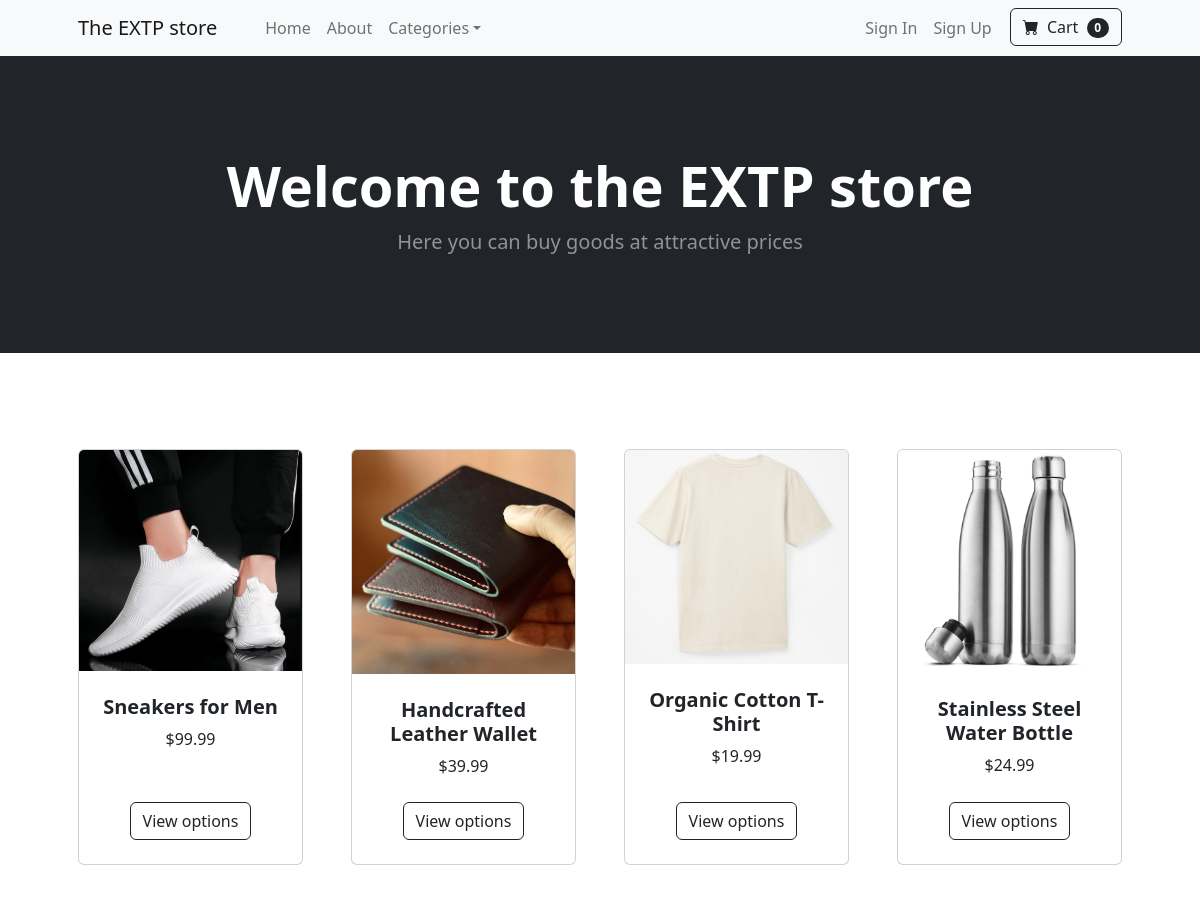
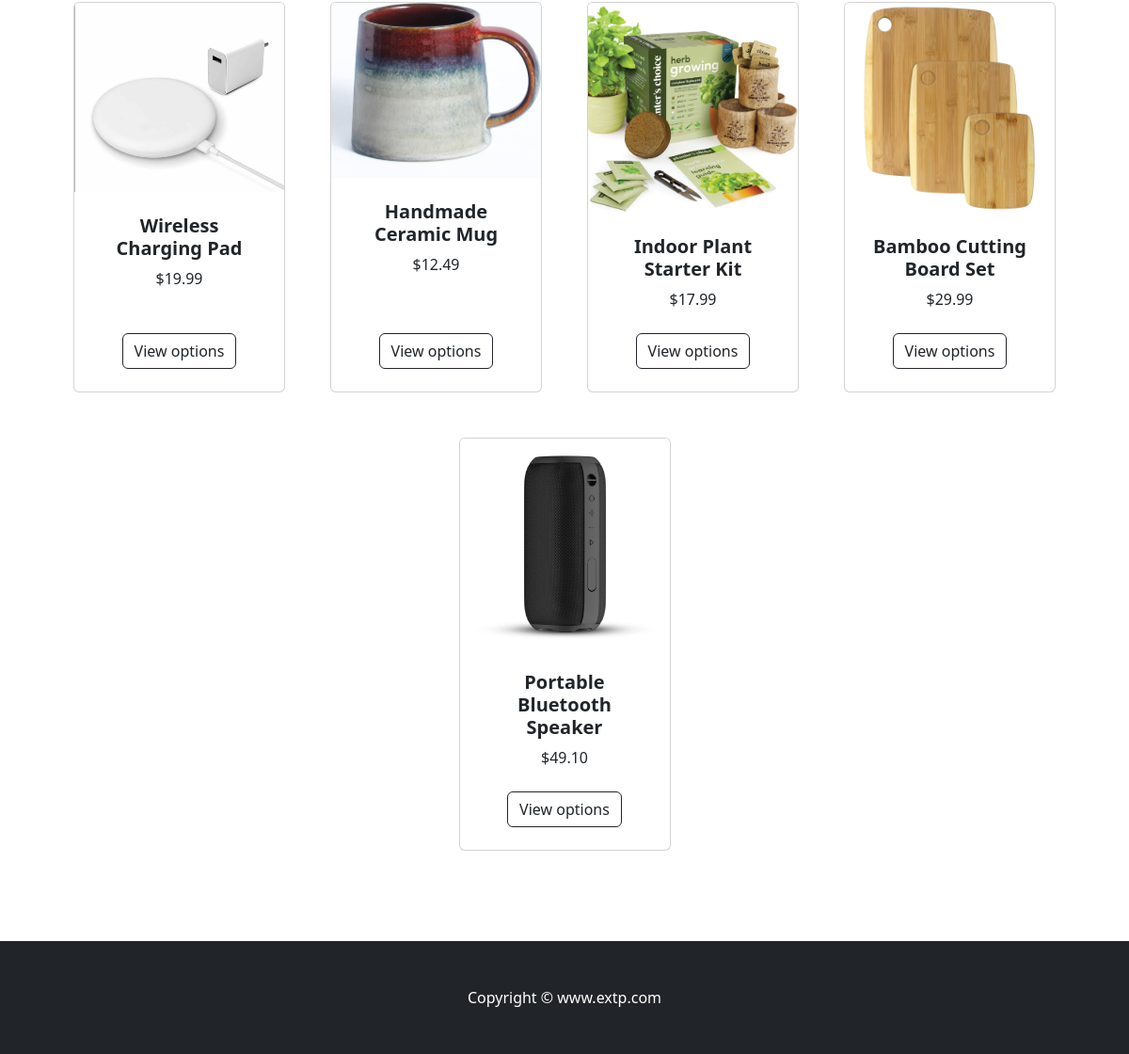
The page / on the database its author committed (2 pictures, top to bottom).
### ecommerce/models.py (models this page shows, shortened)
class Product(models.Model):
    product_name = models.CharField(max_length=100)
    category = models.ForeignKey(Category, on_delete=models.SET_NULL, blank=True, null=True)
    description = models.TextField()
    image = models.ImageField(upload_to='product_images/', blank=True, null=True)
    created_at = models.DateTimeField(auto_now_add=True)
    price = models.DecimalField(max_digits=6, decimal_places=2)

### ecommerce/views.py (the view)
# urls.py: 2. Add a URL to urlpatterns:  path('', views.home, name='home')
def home(request):
    products = models.Product.objects.all
    return render(request, 'ecommerce/home.html', {'products': products})

### ecommerce/views.py (called while the page is built)
def custom_context(request):
    categories = models.Category.objects.all()
    if request.user.is_authenticated:
        quantity_cart = Cart.objects.filter(user=request.user).count()
    else:
        quantity_cart = 0
    return {'categories': categories, "quantity_cart": quantity_cart}

### templates/ecommerce/home.html (shortened to what this page needs)
{% extends "base.html" %}
{% block content %}
<header class="bg-dark py-5">
    <div class="container px-4 px-lg-5 my-5">
        <div class="text-center text-white">
            <h1 class="display-4 fw-bolder">Welcome to the EXTP store</h1>
            <p class="lead fw-normal text-white-50 mb-0">Here you can buy goods at attractive prices</p>
        </div>
    </div>
</header>
<section class="py-5">
    <div class="container px-4 px-lg-5 mt-5">
        <div class="row gx-4 gx-lg-5 row-cols-2 row-cols-md-3 row-cols-xl-4 justify-content-center">
            {% for product in products %}
            <div class="col mb-5">
                <div class="card h-100">
                    <img class="card-img-top" src="{{ product.image.url }} "alt="..." />
                    <div class="card-body p-4">
                        <div class="text-center">
                            <h5 class="fw-bolder">{{product.product_name}}</h5>
                            ${{product.price}}
                        </div>
                    </div>
                    <div class="card-footer p-4 pt-0 border-top-0 bg-transparent">
                        <div class="text-center"><a class="btn btn-outline-dark mt-auto" href="{% url 'ecommerce:product_detail' product.id %}">View options</a></div>
                    </div>
                </div>
            </div>
            {% endfor %}
        </div>
    </div>
</section>
{% endblock %}

### rows shown on the page
Product: image (picture), product_name "Sneakers for Men", price "99.99"
Product: image (picture), product_name "Handcrafted Leather Wallet", price "39.99"
Product: image (picture), product_name "Organic Cotton T-Shirt", price "19.99"
Product: image (picture), product_name "Stainless Steel Water Bottle", price "24.99"
Product: image (picture), product_name "Wireless Charging Pad", price "19.99"
Product: image (picture), product_name "Handmade Ceramic Mug", price "12.49"
Product: image (picture), product_name "Indoor Plant Starter Kit", price "17.99"
Product: image (picture), product_name "Bamboo Cutting Board Set", price "29.99"
Product: image (picture), product_name "Portable Bluetooth Speaker", price "49.10"

### other values the page prints
{{ quantity_cart }} "0"
